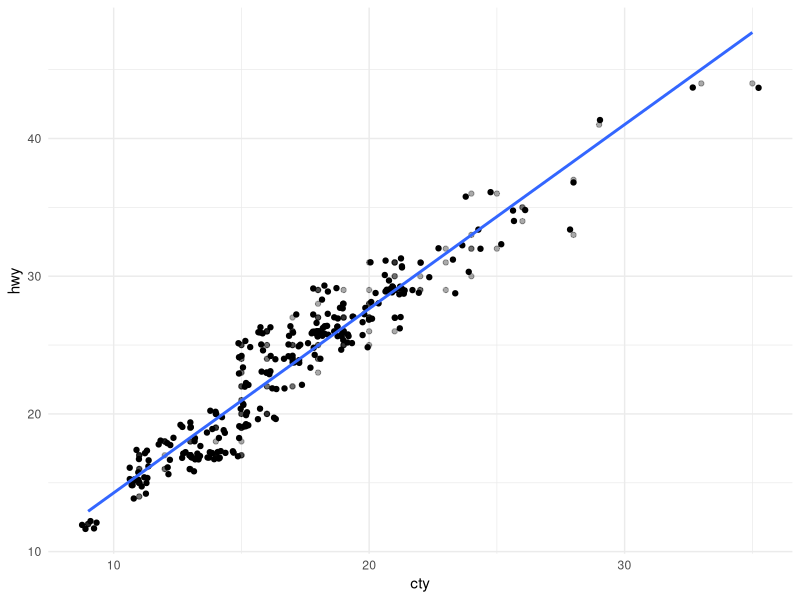

Reproduce this figure in R.
## ---- chunk 1
#| echo: true
#| code-line-numbers: 3-5

library(tidyverse)
ggplot(mpg, aes(cty, hwy)) +
  geom_point(alpha = 1 / 3) +
  geom_jitter() +
  geom_smooth(method = "lm", se = F) +
  theme_minimal()
